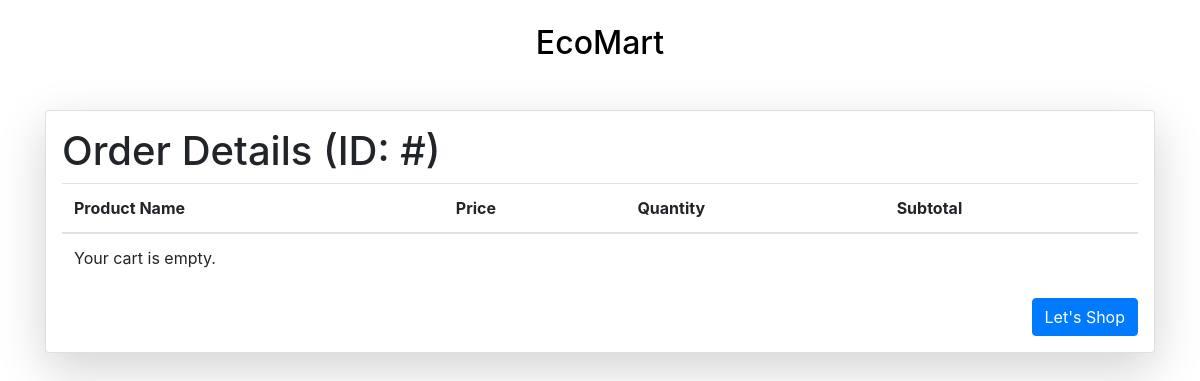
Before: /ordered_products/16 (signed in) with the older database file.
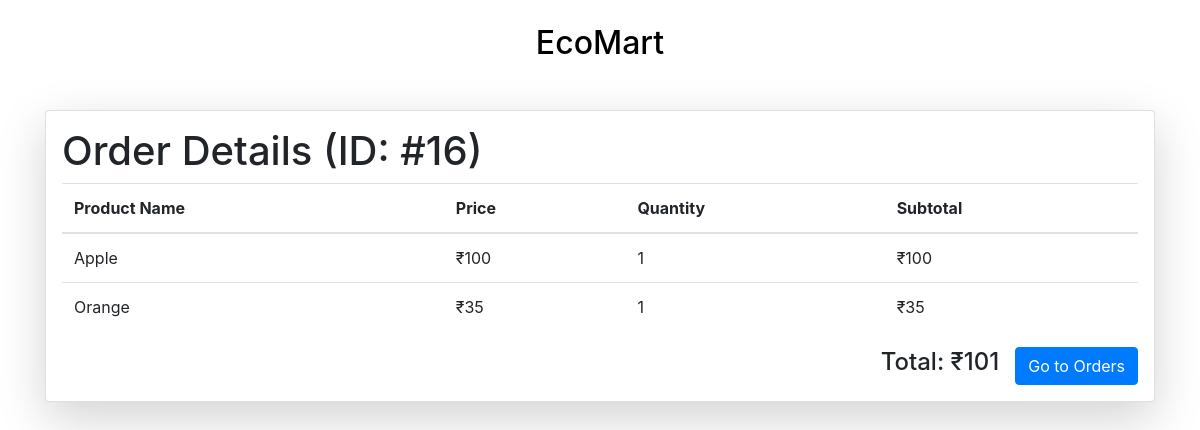
After: the same page with the newer database file.
### vault.py (models this page shows, shortened)
class Order_Detail(Base):
    __tablename__ = 'order_detail'
    id = Column(Integer, primary_key=True, autoincrement=True)
    user_id = Column('user_id', Integer)
    total = Column('total', Integer)
    created_at = Column('created_at', String)

class Order_Items(Base):
    __tablename__ = 'order_items'
    id = Column(Integer, primary_key=True, autoincrement=True)
    user_id = Column('user_id', Integer)
    order_id = Column('order_id', Integer)
    product_id = Column('product_id', Integer)
    product_name = Column('product_name', String)
    product_price = Column('product_price', Integer)
    quantity = Column('quantity', Integer)
    amount = Column('amount', Integer)
    created_at = Column('created_at', String)

### user_routes.py (the view)
@app.route('/ordered_products/<int:oid>')
def ordered_products(oid):
            products = agent.query(Order_Items).filter(Order_Items.order_id == oid).all()
            order = agent.query(Order_Detail).filter(Order_Detail.id == oid).first()
            return render_template('user/ordered_products.html', items=products, order=order, user_id=session['user'], cart_items=order)

### templates/user/ordered_products.html (shortened to what this page needs)
<!DOCTYPE html>
<html lang="en">
  <head>
    <link
      rel="stylesheet"
      href="https://stackpath.bootstrapcdn.com/bootstrap/4.5.2/css/bootstrap.min.css"
    />
    <link
      rel="stylesheet"
      type="text/css"
      href="{{ url_for('static',filename='styles/header.css') }}"
    />
  </head>
  <body>
    <br />
    <div class="main">
      <div class="navigation">
        <h2><a href="/">EcoMart</a></h2>
      </div>
    </div>
    <div class="container mt-5 mb-5">
      <div class="card shadow-lg p-3 mb-5 bg-white rounded">
        <div class="row g-0">
          <div class="col-md-12">
            <h1>Order Details (ID: #{{order.id}})</h1>
            <table class="table">
              <thead>
                <tr>
                  <th scope="col">Product Name</th>
                  <th scope="col">Price</th>
                  <th scope="col">Quantity</th>
                  <th scope="col">Subtotal</th>
                </tr>
              </thead>
              <tbody id="cart-items">
                {% if cart_items %} {% for item in items %}
                <tr>
                  <td>{{ item.product_name }}</td>
                  <td>₹{{ item.amount }}</td>
                  <td>{{ item.quantity }}</td>
                  <td>₹{{ item.amount }}</td>
                </tr>
                {% endfor %} {% else %}
                <tr>
                  <td colspan="6">Your cart is empty.</td>
                </tr>
                {% endif %}
              </tbody>
            </table>
            <div class="d-flex justify-content-end align-items-center">
              {% if cart_items %}
              <h4 id="total-amount">Total: ₹{{ order.total }}</h4>
              <button
                class="btn btn-primary ml-3"
                onclick="location.href='/orders/{{user_id}}'"
              >
                Go to Orders
              </button>
              {% else %}
              <button
                class="btn btn-primary ml-3"
                onclick="location.href='/home'"
              >
                Let's Shop
              </button>
              {% endif %}
            </div>
          </div>
        </div>
      </div>
    </div>
  </body>
</html>

### static/styles/header.css (style rules this page uses)
a { text-decoration: none; color: black; text-align: center; }
h2 { text-align: center; }

Changed rows visible on the page:
added Order_Detail: id "16", total "101"
added Order_Items: product_name "Apple", amount "100", quantity "1"
added Order_Items: product_name "Orange", amount "35", quantity "1"
Other visible differences:
text no longer shown: "Your cart is empty. Let's Shop"
text now shown: "Total: ₹ Go to Orders"
